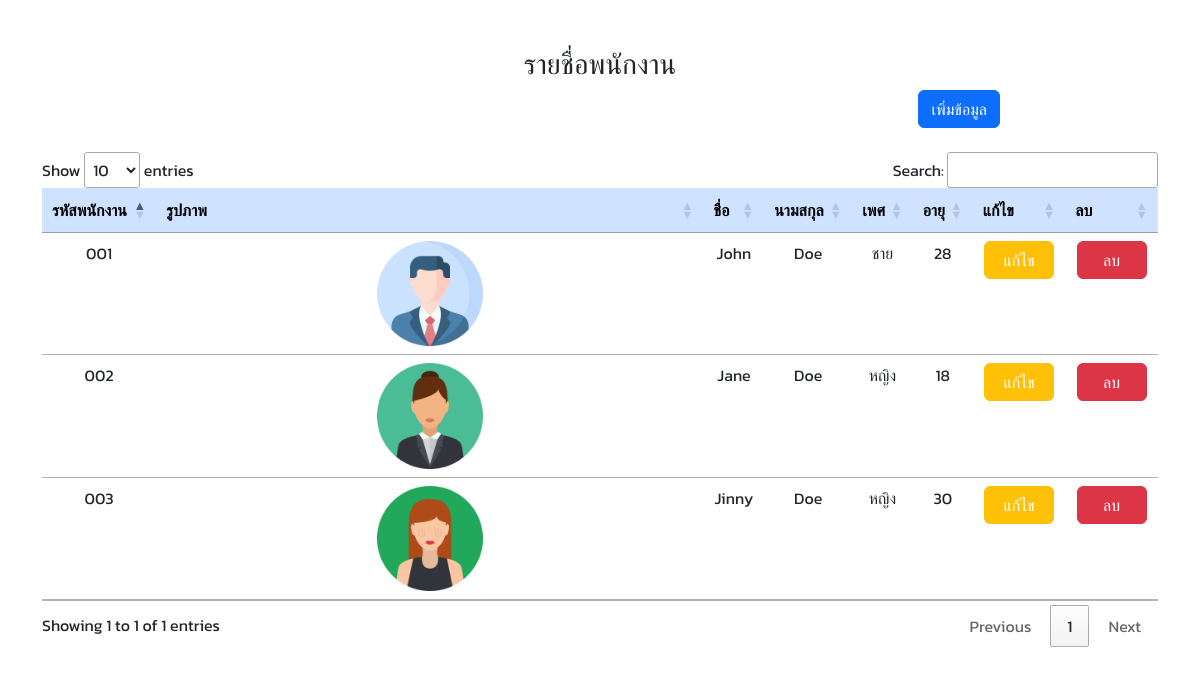
The page /members/ on the database its author committed.
### members/models.py (models this page shows)
class Members(models.Model):
    emp_id = models.CharField(max_length=3, primary_key=True)
    image = models.ImageField(upload_to='images')
    fname = models.CharField(max_length=255)
    lname = models.CharField(max_length=255)
    gender = models.CharField(max_length=5)
    age = models.CharField(max_length=2)

### members/views.py (the view)
# urls.py: path('', views.index, name='index'),
def index(request):
    mymembers = Members.objects.all().values()
    template = loader.get_template('index.html')
    context = {
        'mymembers': mymembers
    }
    return HttpResponse(template.render(context, request))

### members/template/index.html (shortened to what this page needs)
<!DOCTYPE html>
<html lang="en">
<head>
    <link href="https://cdn.jsdelivr.net/npm/bootstrap@5.2.3/dist/css/bootstrap.min.css" rel="stylesheet">
    <link rel="stylesheet" type="text/css" href="https://cdn.datatables.net/1.13.1/css/jquery.dataTables.css">
</head>
<body>
    <h3 class="text-center mt-5">รายชื่อพนักงาน</h3>
    <div class="col-10" align="right">
        <a href="add/" class="btn btn-primary">เพิ่มข้อมูล</a><br><br>
    </div>
    <div class="container">
        <table id="example" class="table table-sm text-center" cellspacing="0"  align="center">
            <thead>
                <tr class="table-primary">
                    <th>รหัสพนักงาน</th>
                    <th>รูปภาพ</th>
                    <th>ชื่อ</th>
                    <th>นามสกุล</th>
                    <th>เพศ</th>
                    <th>อายุ</th>
                    <th>แก้ไข</th>
                    <th>ลบ</th>
                </tr>
            </thead>
            {% for x in mymembers %}
            <tbody>
                <tr>
                    <td>{{ x.emp_id }}</td>
                    <td style="width: auto;"><img src="../../media/images/{{ x.image }}" alt="image" width="20%"></td>
                    <td>{{ x.fname }} </td>
                    <td>{{ x.lname }}</td>
                    <td>{{ x.gender }}</td>
                    <td>{{ x.age }}</td>
                    <td><a href="update/{{ x.emp_id }}" class="btn btn-warning" style="color: #fff; width: 70px;">แก้ไข</a></td>
                    <td><a href="delete/{{ x.emp_id }}" class="btn btn-danger" style="width: 70px">ลบ</a></td>
                </tr>
            </tbody>
            {% endfor %}
        </table>
    </div>
</body>
</html>

### members/template/index.html (style rules this page uses)
body { font-family: 'Kanit', sans-serif; }

### rows shown on the page
Members: emp_id "001", image (placeholder picture), fname "John", lname "Doe", gender "ชาย", age "28"
Members: emp_id "002", image (picture), fname "Jane", lname "Doe", gender "หญิง", age "18"
Members: emp_id "003", image (picture), fname "Jinny", lname "Doe", gender "หญิง", age "30"
